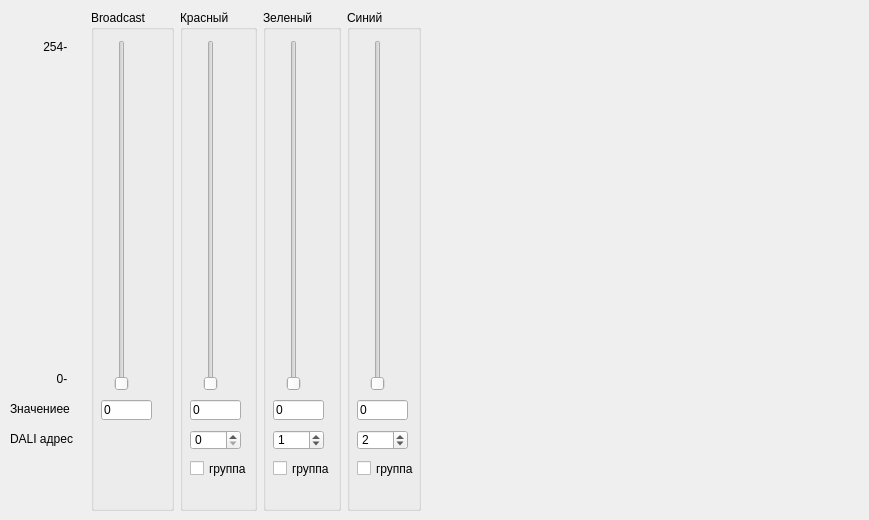
       <widget class="QWidget" name="dapcCommandsTab">
        <attribute name="title">
         <string>Команды DAPC</string>
        </attribute>
        <widget class="QWidget" name="horizontalLayoutWidget_9">
         <property name="geometry">
          <rect>
           <x>10</x>
           <y>10</y>
           <width>411</width>
           <height>501</height>
          </rect>
         </property>
         <layout class="QHBoxLayout" name="horizontalLayout_7">
          <item>
           <layout class="QVBoxLayout" name="verticalLayout_2">
            <item>
             <spacer name="verticalSpacer_2">
              <property name="orientation">
               <enum>Qt::Vertical</enum>
              </property>
              <property name="sizeType">
               <enum>QSizePolicy::Fixed</enum>
              </property>
              <property name="sizeHint" stdset="0">
               <size>
                <width>20</width>
                <height>30</height>
               </size>
              </property>
             </spacer>
            </item>
            <item>
             <widget class="QLabel" name="maxValLabel">
              <property name="text">
               <string>          254-</string>
              </property>
             </widget>
            </item>
            <item>
             <spacer name="verticalSpacer">
              <property name="orientation">
               <enum>Qt::Vertical</enum>
              </property>
              <property name="sizeHint" stdset="0">
               <size>
                <width>20</width>
                <height>40</height>
               </size>
              </property>
             </spacer>
            </item>
            <item>
             <widget class="QLabel" name="minValLabel">
              <property name="text">
               <string>              0-</string>
              </property>
             </widget>
            </item>
            <item>
             <spacer name="verticalSpacer_3">
              <property name="orientation">
               <enum>Qt::Vertical</enum>
              </property>
              <property name="sizeType">
               <enum>QSizePolicy::Fixed</enum>
              </property>
              <property name="sizeHint" stdset="0">
               <size>
                <width>20</width>
                <height>10</height>
               </size>
              </property>
             </spacer>
            </item>
            <item>
             <widget class="QLabel" name="ValueLabel">
              <property name="text">
               <string>Значениее</string>
              </property>
             </widget>
            </item>
            <item>
             <spacer name="verticalSpacer_4">
              <property name="orientation">
               <enum>Qt::Vertical</enum>
              </property>
              <property name="sizeType">
               <enum>QSizePolicy::Fixed</enum>
              </property>
              <property name="sizeHint" stdset="0">
               <size>
                <width>20</width>
                <height>10</height>
               </size>
              </property>
             </spacer>
            </item>
            <item>
             <widget class="QLabel" name="addressLabel">
              <property name="text">
               <string>DALI адрес</string>
              </property>
             </widget>
            </item>
            <item>
             <spacer name="verticalSpacer_5">
              <property name="orientation">
               <enum>Qt::Vertical</enum>
              </property>
              <property name="sizeType">
               <enum>QSizePolicy::Fixed</enum>
              </property>
              <property name="sizeHint" stdset="0">
               <size>
                <width>20</width>
                <height>65</height>
               </size>
              </property>
             </spacer>
            </item>
           </layout>
          </item>
          <item>
           <widget class="QGroupBox" name="broadcastGroupBox">
            <property name="title">
             <string>Broadcast</string>
            </property>
            <widget class="QSlider" name="broadcastSlider">
             <property name="geometry">
              <rect>
               <x>20</x>
               <y>30</y>
               <width>22</width>
               <height>351</height>
              </rect>
             </property>
             <property name="maximum">
              <number>254</number>
             </property>
             <property name="orientation">
              <enum>Qt::Vertical</enum>
             </property>
            </widget>
            <widget class="QLineEdit" name="broadcastEdit">
             <property name="geometry">
              <rect>
               <x>10</x>
               <y>390</y>
               <width>51</width>
               <height>20</height>
              </rect>
             </property>
             <property name="text">
              <string>0</string>
             </property>
            </widget>
           </widget>
          </item>
          <item>
           <widget class="QGroupBox" name="redGroupBox">
            <property name="title">
             <string>Красный</string>
            </property>
            <widget class="QSlider" name="redSlider">
             <property name="geometry">
              <rect>
               <x>20</x>
               <y>30</y>
               <width>22</width>
               <height>351</height>
              </rect>
             </property>
             <property name="maximum">
              <number>254</number>
             </property>
             <property name="orientation">
              <enum>Qt::Vertical</enum>
             </property>
            </widget>
            <widget class="QLineEdit" name="redEdit">
             <property name="geometry">
              <rect>
               <x>10</x>
               <y>390</y>
               <width>51</width>
               <height>20</height>
              </rect>
             </property>
             <property name="text">
              <string>0</string>
             </property>
            </widget>
            <widget class="QCheckBox" name="redCheckBox">
             <property name="geometry">
              <rect>
               <x>10</x>
               <y>450</y>
               <width>61</width>
               <height>17</height>
              </rect>
             </property>
             <property name="text">
              <string>группа</string>
             </property>
            </widget>
            <widget class="QSpinBox" name="redAddrSpinBox">
             <property name="geometry">
              <rect>
               <x>10</x>
               <y>420</y>
               <width>51</width>
               <height>20</height>
              </rect>
             </property>
             <property name="minimum">
              <number>0</number>
             </property>
             <property name="maximum">
              <number>63</number>
             </property>
            </widget>
           </widget>
          </item>
          <item>
           <widget class="QGroupBox" name="greenGroupBox">
            <property name="title">
             <string>Зеленый</string>
            </property>
            <widget class="QSlider" name="greenSlider">
             <property name="geometry">
              <rect>
               <x>20</x>
               <y>30</y>
               <width>22</width>
               <height>351</height>
              </rect>
             </property>
             <property name="maximum">
              <number>254</number>
             </property>
             <property name="orientation">
              <enum>Qt::Vertical</enum>
             </property>
            </widget>
            <widget class="QLineEdit" name="greenEdit">
             <property name="geometry">
              <rect>
               <x>10</x>
               <y>390</y>
               <width>51</width>
               <height>20</height>
              </rect>
             </property>
             <property name="text">
              <string>0</string>
             </property>
            </widget>
            <widget class="QCheckBox" name="greenCheckBox">
             <property name="geometry">
              <rect>
               <x>10</x>
               <y>450</y>
               <width>61</width>
               <height>17</height>
              </rect>
             </property>
             <property name="text">
              <string>группа</string>
             </property>
            </widget>
            <widget class="QSpinBox" name="greenAddrSpinBox">
             <property name="geometry">
              <rect>
               <x>10</x>
               <y>420</y>
               <width>51</width>
               <height>20</height>
              </rect>
             </property>
             <property name="minimum">
              <number>0</number>
             </property>
             <property name="maximum">
              <number>63</number>
             </property>
             <property name="value">
              <number>1</number>
             </property>
            </widget>
           </widget>
          </item>
          <item>
           <widget class="QGroupBox" name="blueGroupBox">
            <property name="title">
             <string>Синий</string>
            </property>
            <widget class="QSlider" name="blueSlider">
             <property name="geometry">
              <rect>
               <x>20</x>
               <y>30</y>
               <width>22</width>
               <height>351</height>
              </rect>
             </property>
             <property name="maximum">
              <number>254</number>
             </property>
             <property name="orientation">
              <enum>Qt::Vertical</enum>
             </property>
            </widget>
            <widget class="QLineEdit" name="blueEdit">
             <property name="geometry">
              <rect>
               <x>10</x>
               <y>390</y>
               <width>51</width>
               <height>20</height>
              </rect>
             </property>
             <property name="text">
              <string>0</string>
             </property>
            </widget>
            <widget class="QCheckBox" name="blueCheckBox">
             <property name="geometry">
              <rect>
               <x>10</x>
               <y>450</y>
               <width>61</width>
               <height>17</height>
              </rect>
             </property>
             <property name="text">
              <string>группа</string>
             </property>
            </widget>
            <widget class="QSpinBox" name="blueAddrSpinBox">
             <property name="geometry">
              <rect>
               <x>10</x>
               <y>420</y>
               <width>51</width>
               <height>20</height>
              </rect>
             </property>
             <property name="minimum">
              <number>0</number>
             </property>
             <property name="maximum">
              <number>63</number>
             </property>
             <property name="value">
              <number>2</number>
             </property>
            </widget>
           </widget>
          </item>
         </layout>
        </widget>
        <widget class="QWidget" name="horizontalLayoutWidget">
         <property name="geometry">
          <rect>
           <x>459</x>
           <y>10</y>
           <width>401</width>
           <height>501</height>
          </rect>
         </property>
         <layout class="QHBoxLayout" name="colourCtrlLayout"/>
        </widget>
       </widget>
